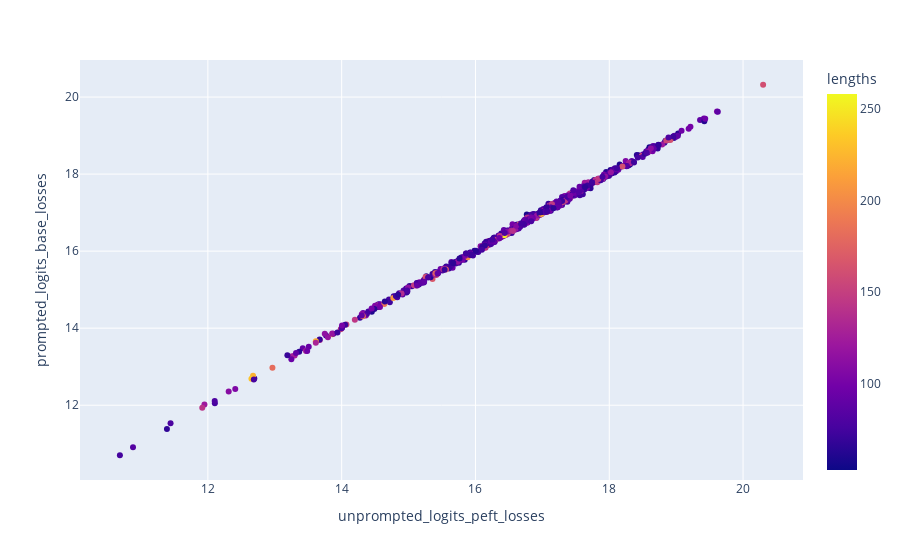

Notebook cell for this chart:
### Code cell
# plotly scatter plot of res_dict['unprompted_logits_peft_losses'] vs res_dict['prompted_logits_base_losses']
# where each point is colored according to res_dict['lengths']
import plotly.express as px
import pandas as pd

df = pd.DataFrame({
    'unprompted_logits_peft_losses': res_dict['unprompted_logits_peft_losses'],
    'prompted_logits_base_losses': res_dict['prompted_logits_base_losses'],
    'lengths': res_dict['lengths']
})

fig = px.scatter(df, x='unprompted_logits_peft_losses', y='prompted_logits_base_losses', color='lengths')
# save fig
fig.write_html("scatterplot.html")
fig.show()

### Figure 1 — Plotly figure (JSON) as saved in the notebook; plotly's stock layout.template omitted (floating-point values rounded to 4 significant figures; data arrays with more than 128 entries replaced by an {"elided": "..."} marker saying what was removed)
{"data": [{"hovertemplate": "unprompted_logits_peft_losses=%{x}<br>prompted_logits_base_losses=%{y}<br>lengths=%{marker.color}<extra></extra>", "legendgroup": "", "marker": {"color": {"elided": "625 int values"}, "coloraxis": "coloraxis", "symbol": "circle"}, "mode": "markers", "name": "", "orientation": "v", "showlegend": false, "type": "scatter", "x": {"elided": "625 float values"}, "xaxis": "x", "y": {"elided": "625 float values"}, "yaxis": "y"}], "layout": {"coloraxis": {"colorbar": {"title": {"text": "lengths"}}, "colorscale": [[0, "#0d0887"], [0.1111, "#46039f"], [0.2222, "#7201a8"], [0.3333, "#9c179e"], [0.4444, "#bd3786"], [0.5556, "#d8576b"], [0.6667, "#ed7953"], [0.7778, "#fb9f3a"], [0.8889, "#fdca26"], [1, "#f0f921"]]}, "legend": {"tracegroupgap": 0}, "margin": {"t": 60}, "xaxis": {"anchor": "y", "domain": [0, 1], "title": {"text": "unprompted_logits_peft_losses"}}, "yaxis": {"anchor": "x", "domain": [0, 1], "title": {"text": "prompted_logits_base_losses"}}}}
